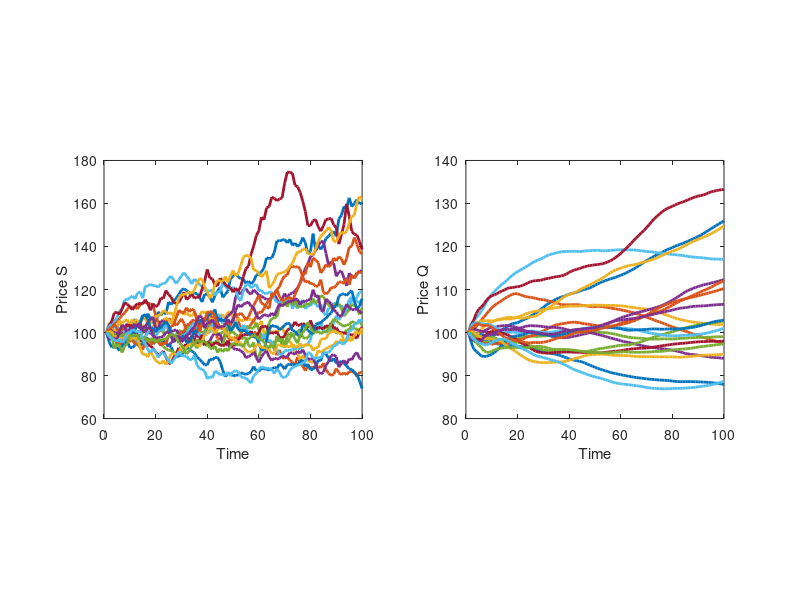

Recreate this plot in MATLAB.

clc 
clear
close all

%Parametri del modello

vol = 0.2;
r = 0.01;
S0 = 100;
T = 1;
m  = 20;
t = 100;
dt = T/t;

tt = linspace(0, T, t);
S = zeros(m,t);

S(:,1) = S0 ;  %sol. esatta

Q = zeros(m,t);
Q(:,1) = S0;

for i =1:t-1
   dW = sqrt(dt) * randn(1,m);
   S(:,i+ 1) = S(:,i) .* exp( (r-0.5*vol^2)*(dt) + vol*dW');
    Q (:, i+1) = (mean(S(:, 1:i+1),2));
end

 
figure
subplot (1,2,1)
plot(S', 'linewidth', 2)
xlabel('Time')
ylabel('Price S')
axis square

subplot (1,2,2)
plot(Q', 'linewidth', 2)
xlabel('Time')
ylabel('Price Q')
axis square








